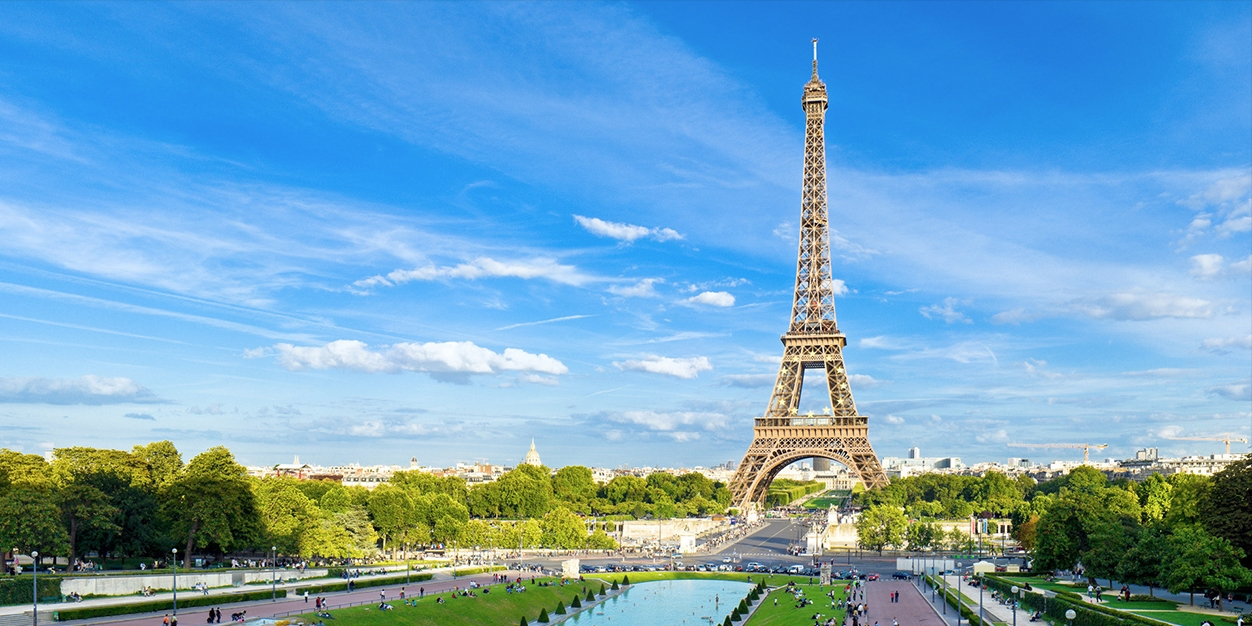
#> input picture eiffeltower.jpg, 1252 x 626 px
$ python sunset.py
#> lines starting #> are read from the running program, lines starting #| are printed output that depends on the picture
from PIL import Image
im = Image.open("eiffeltower.jpg")
#> im is the input picture: PIL image 1252x626 RGB; mean R, G, B 113.3, 164.3, 195.1

def sunsetImage(picture):
	newList = []
	for p in picture.getdata():
		temp = (p[0], int(p[1]*0.4), int(p[2]*0.4))
		newList.append(temp)
#> this loop made 783752 passes
#> (p, temp) on passes 1 to 3: ((44, 141, 222), (44, 56, 88)), ((46, 143, 224), (46, 57, 89)), ((47, 142, 224), (47, 56, 89))
#> after the loop, newList = 783752 items
	picture.putdata(newList)
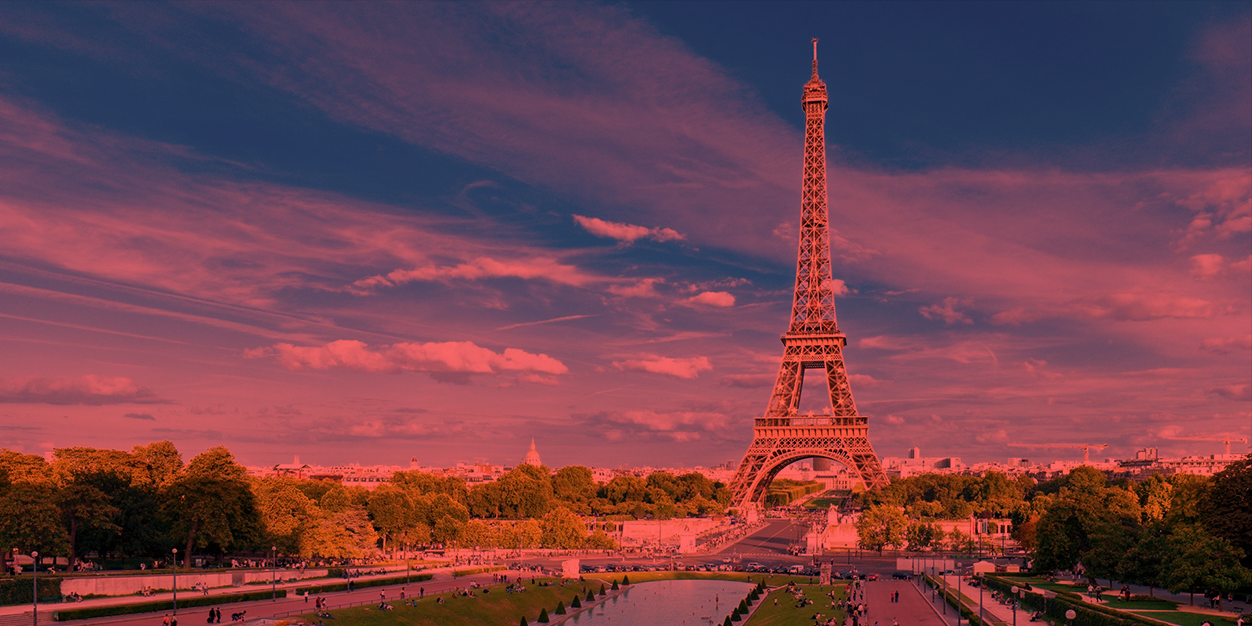
#> picture: PIL image 1252x626 RGB; mean R, G, B 113.3, 65.3, 77.7
	picture.show()

sunsetImage(im)
